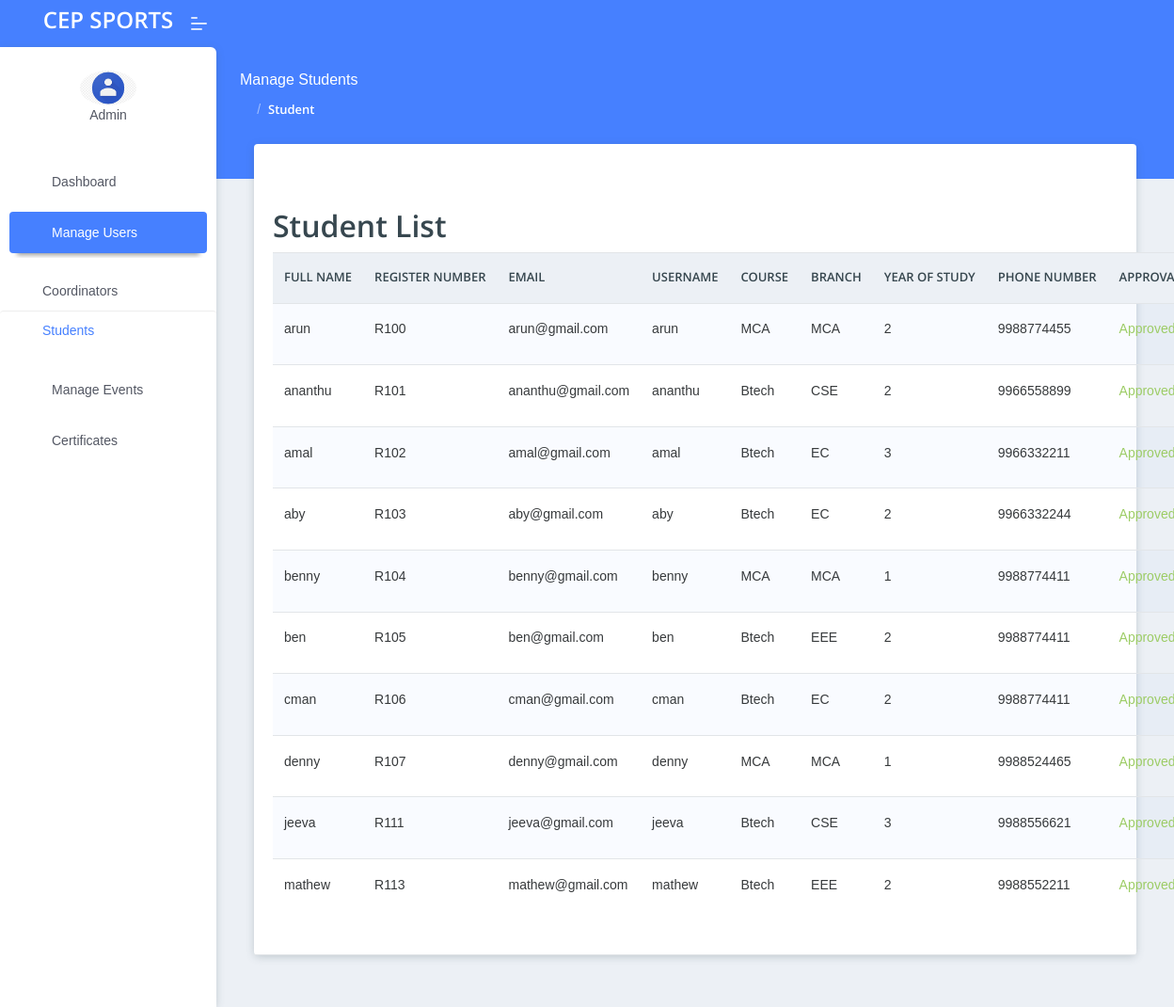
Screenshot of /admin_panel/students/ with the database file from the repository.
### core/models.py (models this page shows, shortened)
class CoreStudent(models.Model):
    user = models.OneToOneField(User, on_delete=models.CASCADE)  # Link to User model
    full_name = models.CharField(max_length=255)
    register_number = models.CharField(max_length=50, unique=True, default="")
    email = models.EmailField()
    course = models.CharField(max_length=100)
    branch = models.CharField(max_length=100)
    phone_number = models.CharField(max_length=15)
    year_of_study = models.IntegerField()
    house = models.ForeignKey('coordinator.House', on_delete=models.SET_NULL, null=True, blank=True)
    is_approved = models.BooleanField(default=False)  # New field for approval status
    is_active = models.BooleanField(default=True)  # New field for active status

### core/views.py (the view)
# urls.py: path('students/', views.student_list, name='student_list'),
def student_list(request):
    students = CoreStudent.objects.all()
    return render(request, 'admin_panel/student_list.html', {'students': students})

### admin_panel/templates/admin_panel/student_list.html (shortened to what this page needs)
{% extends "admin_panel/base.html" %}
{% load static %}
{% block content %}
 <div class="pcoded-main-container">
    <div class="pcoded-content">
        <div class="page-header">
            <div class="page-block">
                <div class="row align-items-center">
                    <div class="col-md-12">
                        <div class="page-header-title">
                            <h5 class="m-b-10">Manage Students</h5>
                        </div>
                        <ul class="breadcrumb">
                            <li class="breadcrumb-item"><a href="{% url "admin_dashboard" %}"><i class="feather icon-home"></i></a></li>
                            <li class="breadcrumb-item"><a href="#!">Student</a></li>
                        </ul>
                    </div>
                </div>
            </div>
        </div>
        <div class="col-sm-12">
            <div class="card">
                <div class="card-header">
                    <h2 class="mt-5">Student List</h2>
                    <table class="table table-striped">
                        <thead>
                            <tr>
                                <th>Full Name</th>
                                <th>Register Number</th>
                                <th>Email</th>
                                <th>Username</th>
                                <th>Course</th>
                                <th>Branch</th>
                                <th>Year of Study</th>
                                <th>Phone Number</th>
                                <th>Approval Status</th>
                            </tr>
                        </thead>
                        <tbody>
                            {% for student in students %}
                            <tr>
                                <td>{{ student.full_name }}</td>
                                <td>{{ student.register_number }}</td>
                                <td>{{ student.email }}</td>
                                <td>{{ student.user.username }}</td>
                                <td>{{ student.course }}</td>
                                <td>{{ student.branch }}</td>
                                <td>{{ student.year_of_study }}</td>
                                <td>{{ student.phone_number }}</td>
                                <td>
                                    {% if student.is_approved %}
                                        <span class="text-success">Approved</span>
                                    {% else %}
                                        <span class="text-danger">Not Approved</span>
                                    {% endif %}
                                </td>
                            </tr>
                            {% empty %}
                            <tr>
                                <td colspan="10" class="text-center">No students found.</td>
                            </tr>
                            {% endfor %}
                        </tbody>
                    </table>
                </div>
            </div>
        </div>
    </div>
</div>
{% endblock content %}

### rows the page displays
CoreStudent: full_name "arun", register_number "R100", email "arun@gmail.com", user.username "arun", course "MCA", branch "MCA", year_of_study "2", phone_number "9988774455", is_approved "Approved"
CoreStudent: full_name "ananthu", register_number "R101", email "ananthu@gmail.com", user.username "ananthu", course "Btech", branch "CSE", year_of_study "2", phone_number "9966558899", is_approved "Approved"
CoreStudent: full_name "amal", register_number "R102", email "amal@gmail.com", user.username "amal", course "Btech", branch "EC", year_of_study "3", phone_number "9966332211", is_approved "Approved"
CoreStudent: full_name "aby", register_number "R103", email "aby@gmail.com", user.username "aby", course "Btech", branch "EC", year_of_study "2", phone_number "9966332244", is_approved "Approved"
CoreStudent: full_name "benny", register_number "R104", email "benny@gmail.com", user.username "benny", course "MCA", branch "MCA", year_of_study "1", phone_number "9988774411", is_approved "Approved"
CoreStudent: full_name "ben", register_number "R105", email "ben@gmail.com", user.username "ben", course "Btech", branch "EEE", year_of_study "2", phone_number "9988774411", is_approved "Approved"
CoreStudent: full_name "cman", register_number "R106", email "cman@gmail.com", user.username "cman", course "Btech", branch "EC", year_of_study "2", phone_number "9988774411", is_approved "Approved"
CoreStudent: full_name "denny", register_number "R107", email "denny@gmail.com", user.username "denny", course "MCA", branch "MCA", year_of_study "1", phone_number "9988524465", is_approved "Approved"
CoreStudent: full_name "jeeva", register_number "R111", email "jeeva@gmail.com", user.username "jeeva", course "Btech", branch "CSE", year_of_study "3", phone_number "9988556621", is_approved "Approved"
CoreStudent: full_name "mathew", register_number "R113", email "mathew@gmail.com", user.username "mathew", course "Btech", branch "EEE", year_of_study "2", phone_number "9988552211", is_approved "Approved"
